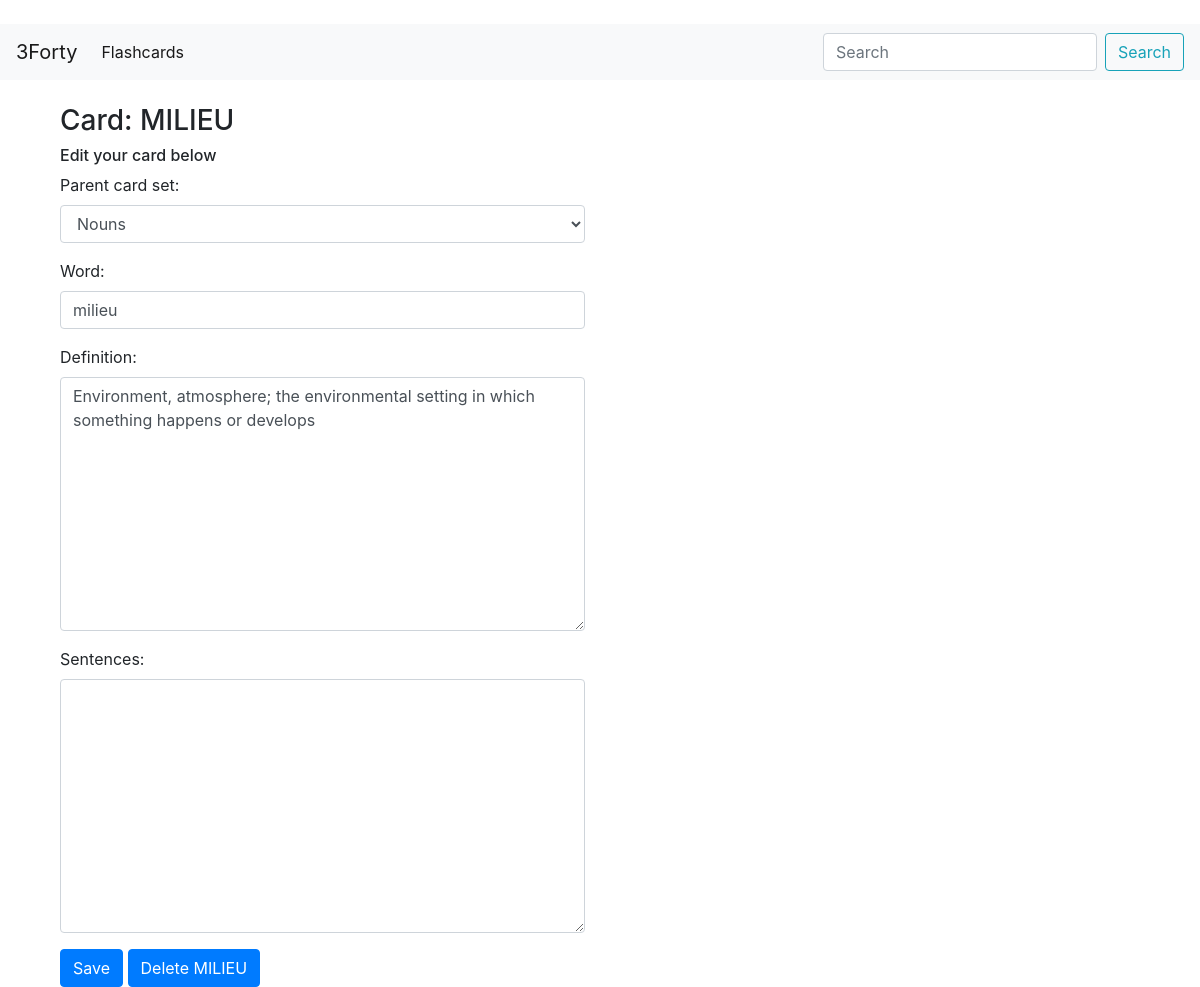
/flashcards/edit_card/3, run on the app's committed database.
### flashcards/models.py (models this page shows, shortened)
class Card(models.Model):
    parent_card_set = models.ForeignKey(Card_Set, on_delete = models.CASCADE)
    word = models.CharField(max_length = 50, null = False, blank = False)           # Vocabulary word
    definition = models.TextField(max_length = 500, null = False, blank = False)    # Vocabulary word's definition
    sentences = models.TextField(max_length = 500, null = False, blank = True)                                      # Vocabulary word used in sentence
    def __str__(self):
        return self.word

### flashcards/views.py (the view)
# urls.py: url(r'edit_card/(?P<card_id>[\d]+)', views.edit_card, name = 'edit_card'),
def edit_card(request, card_id):
    card_object = get_object_or_404(Card, id = card_id)
    if request.method == 'POST':
        form = Card_Form(request.POST, instance = card_object)
        if form.is_valid():
            form.save()
            return HttpResponseRedirect(reverse('flashcards:flashcards'))
    else:
        form = Card_Form(instance = card_object)
    context = {'form': form, 'edit_mode': True, 'card_object': card_object}
    return render(request, 'flashcards/add_edit_cards.html', context)

### flashcards/forms.py
class Card_Form(ModelForm):
    class Meta:
        model = Card
        fields = ['parent_card_set', 'word', 'definition', 'sentences']

### flashcards/models.py (called while the page is built)
    def __str__(self):
        return self.topic

### flashcards/templates/flashcards/add_edit_cards.html (shortened to what this page needs)
{% extends 'base.html' %}
{% load widget_tweaks %}
{% block body %}
<div class="container">
    <div class="col-xl-6">
        {% if card_object %}
            <h3>Card: {{ card_object | upper}}</h3>
            <h6>Edit your card below</h6>
        {% else %}
            <h3>Add Card</h3>
            <h6>Create a new card below</h6>
        {% endif %}
        <form method="POST" nonvalidate>
            {% for field in form %}
            <div class="form-group">
                {{ field.label_tag }}
                {% render_field field class="form-control" %}
            </div>
            {% endfor %}
            <button class="btn btn-primary btn-md" type="submit">Save</button>
            {% if edit_mode %}
            <a class="btn btn-primary btn-md"
            href="{% url 'flashcards:delete_card' card_object.id %}"
            role="button">Delete {{ card_object | upper }}</a>
            {% endif %}
        </form>
    </div>
</div>
{% endblock %}

### data on the page
Card: word "MILIEU", parent_card_set "Nouns" "milieu" "Environment, atmosphere; the environmental setting in which something happens or develops"

### other printed values
{{ field.label_tag }} "Parent card set:" "Word:" "Definition:" "Sentences:"
